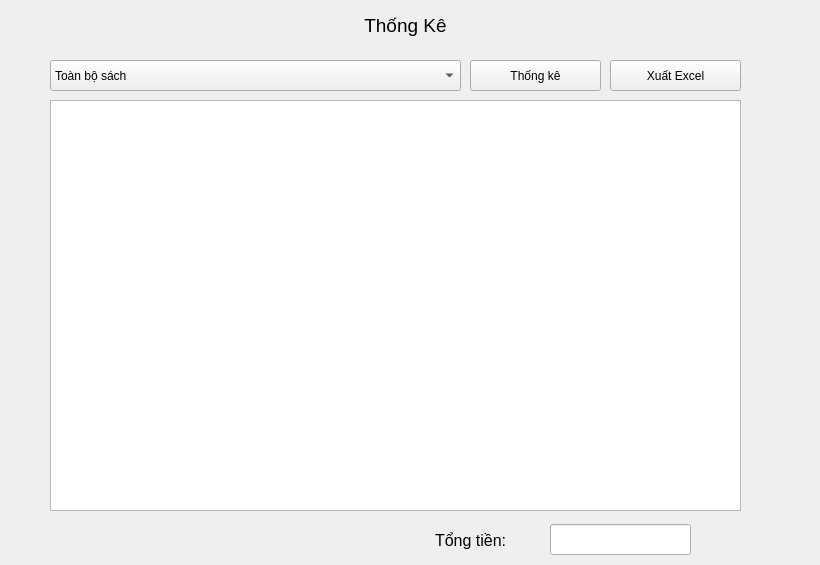
     <widget class="QWidget" name="tw7">
      <attribute name="title">
       <string>Page</string>
      </attribute>
      <widget class="QComboBox" name="cbbThongKe">
       <property name="geometry">
        <rect>
         <x>50</x>
         <y>60</y>
         <width>411</width>
         <height>31</height>
        </rect>
       </property>
       <item>
        <property name="text">
         <string>Toàn bộ sách</string>
        </property>
       </item>
       <item>
        <property name="text">
         <string>Toàn bộ nhân viên</string>
        </property>
       </item>
       <item>
        <property name="text">
         <string>Toàn bộ độc giả</string>
        </property>
       </item>
       <item>
        <property name="text">
         <string>Toàn bộ hóa đơn</string>
        </property>
       </item>
       <item>
        <property name="text">
         <string>Toàn bộ chi tiết hoá đơn</string>
        </property>
       </item>
      </widget>
      <widget class="QLabel" name="label_58">
       <property name="geometry">
        <rect>
         <x>0</x>
         <y>10</y>
         <width>811</width>
         <height>31</height>
        </rect>
       </property>
       <property name="font">
        <font>
         <pointsize>14</pointsize>
        </font>
       </property>
       <property name="text">
        <string>&lt;html&gt;&lt;head/&gt;&lt;body&gt;&lt;p align=&quot;center&quot;&gt;Thống Kê&lt;/p&gt;&lt;/body&gt;&lt;/html&gt;</string>
       </property>
      </widget>
      <widget class="QPushButton" name="btnThongKeAll">
       <property name="geometry">
        <rect>
         <x>470</x>
         <y>60</y>
         <width>131</width>
         <height>31</height>
        </rect>
       </property>
       <property name="text">
        <string>Thống kê</string>
       </property>
      </widget>
      <widget class="QPushButton" name="XuatExcel">
       <property name="geometry">
        <rect>
         <x>610</x>
         <y>60</y>
         <width>131</width>
         <height>31</height>
        </rect>
       </property>
       <property name="text">
        <string>Xuất Excel</string>
       </property>
      </widget>
      <widget class="QTableWidget" name="tableThongKe">
       <property name="geometry">
        <rect>
         <x>50</x>
         <y>100</y>
         <width>691</width>
         <height>411</height>
        </rect>
       </property>
      </widget>
      <widget class="QLineEdit" name="txtTongTienThongKe">
       <property name="geometry">
        <rect>
         <x>550</x>
         <y>524</y>
         <width>141</width>
         <height>31</height>
        </rect>
       </property>
      </widget>
      <widget class="QLabel" name="label_12">
       <property name="geometry">
        <rect>
         <x>435</x>
         <y>525</y>
         <width>111</width>
         <height>31</height>
        </rect>
       </property>
       <property name="font">
        <font>
         <pointsize>12</pointsize>
        </font>
       </property>
       <property name="text">
        <string>Tổng tiền:</string>
       </property>
      </widget>
     </widget>
